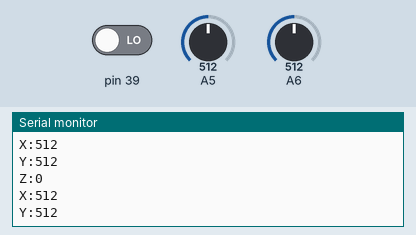
Bench run of a sketch on a simulated Arduino Mega 2560, built with avr-gcc and run on an emulated ATmega2560. On the bench: the last lines printed to the serial monitor. The inputs (shaded band) are chosen by the test bench; at power-on: A5 = 512, A6 = 512, pin 39 LOW.

Above: at 1.3 s.
1.4 s: A5 set to 716
At 1.81 s:
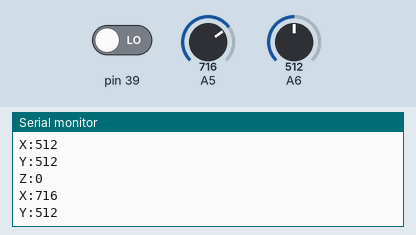
2.9 s: A6 set to 716
At 3.32 s:
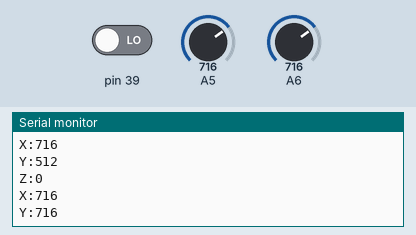
4.4 s: pin 39 driven HIGH
5.9 s: A5 set to 900
At 6.32 s:
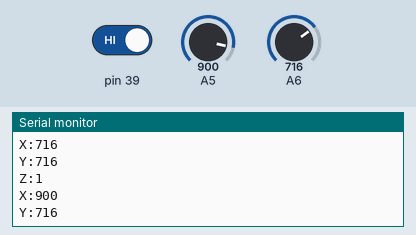
7.4 s: A6 set to 900
At 7.82 s:
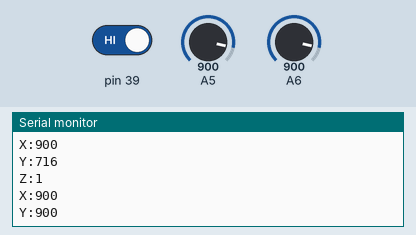
Timing chart, 0 to 9.9 s (numbered marks = the images above; inputs shaded):
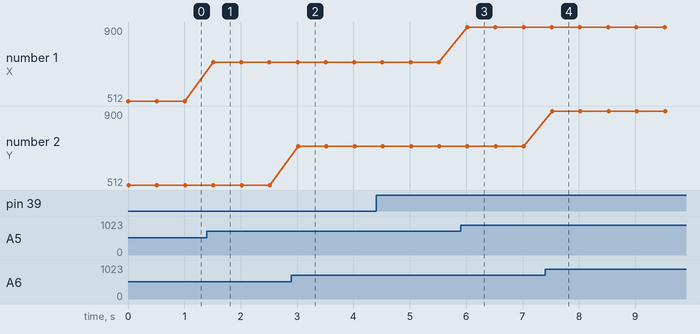

Measured:
- after the input at 1.4 s, the serial monitor: prints a new line after 0.11 s (image 1)
- after the input at 2.9 s, the serial monitor: prints a new line after 0.12 s (image 2)
- after the input at 5.9 s, the serial monitor: prints a new line after 0.12 s (image 3)
- after the input at 7.4 s, the serial monitor: prints a new line after 0.13 s (image 4)
- plotted number 1: 512 → 716 after the input at 1.4 s, 716 → 900 after the input at 5.9 s

The sketch:

Gamepad_Rocker.ino
```cpp
void setup(){
  pinMode(39, INPUT);
  Serial.begin(9600);
}

void loop(){
  Serial.println(String("Z:") + String(digitalRead(39)));
  Serial.println(String("X:") + String(analogRead(A5)));
  Serial.println(String("Y:") + String(analogRead(A6)));
  delay(500);

}
```
